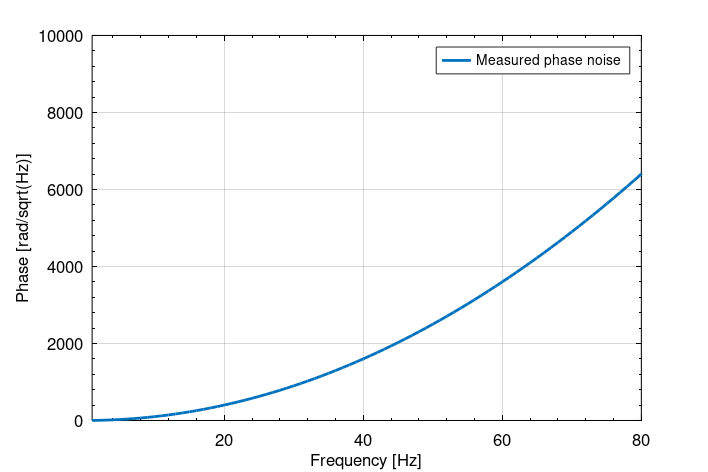
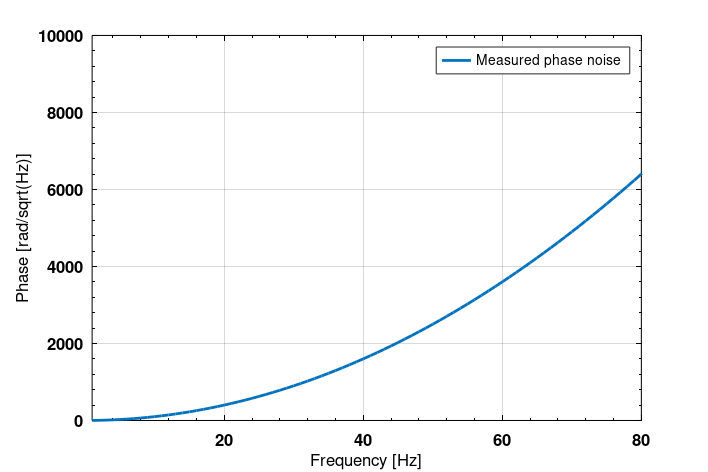

Recreate these plots in MATLAB, in order.
%----------------------------------------------------------------------------------
% Matlab example file advanced_plotting.m
%
% This script plots a simple 2D graph to screen and to file as eps and png.
% Very many plotting options are set explicitly in order to demonstrate
% the required get/set commands for customisation.
%
% Andreas Freise 20.09.2011
%----------------------------------------------------------------------------------

% reset matlab, clear all data and all variables
clear all;

%Some default settings which should really be in your startup file
% set page properties for printing
set(0,'DefaultFigurePaperUnits','centimeters');
set(0,'DefaultAxesFontSize',15);
set(0,'DefaultAxesFontWeight','bold');
set(0,'DefaultAxesFontName','helvetica')
set(0,'DefaultAxesLineWidth', 1.0);
set(0,'DefaultLineLineWidth', 2.0);
set(0,'defaultlinemarkersize',6)
set(0,'DefaultAxesGridLineStyle','-');
set(0,'DefaultAxesMinorGridLineStyle','--');
set(0,'DefaultAxesXColor',[0 0 0]);
set(0,'DefaultAxesYColor',[0 0 0]);
set(0,'defaultfigurenumbertitle','on');
set(0,'DefaultAxesLineWidth',0.5)
set(0,'DefaultFigureColor', 'w');
set(0,'DefaultFigurePosition', [100 100 800 500]);

ThinLineStyles=1;

% Creating some dummy data
x=linspace(1,100);

% Now creating the actual plot
figure
plot(x,x.*x);

% Customising the plot

set(gca, 'XLim', [1 80]);
grid on;

% Titles and subtitles can be set like this, but should not be used when exporting for a report.
% (in the report a full figure caption is required anyway).
%title('Mytitle'); 
%title(char('Mytitle','mysubtital'));

set(get(gcf,'CurrentAxes'),'FontName','Helvetica', 'FontWeight','normal', 'FontAngle', 'normal', 'FontSize',12)

L=legend('Measured phase noise');
set(L, 'FontName','Helvetica','FontWeight','normal', 'FontAngle', 'normal', 'FontSize',10) 

xlabel('Frequency [Hz]');
ylabel('Phase [rad/sqrt(Hz)]');

set(get(gca,'XLabel'), 'FontName','Helvetica','FontWeight','normal','FontAngle', 'normal', 'FontSize',12);
set(get(gca,'YLabel'), 'FontName','Helvetica','FontWeight','normal','FontAngle', 'normal', 'FontSize',12);

set(get(gcf,'CurrentAxes'),'XMinorTick','on','XMinorGrid','off')
set(get(gcf,'CurrentAxes'),'YMinorTick','on','YMinorGrid','off')

set(gcf,'PaperUnits','centimeters')
set(gcf,'PaperPosition',[2.5 14 18 12])

% output filename for eps and png plots
filename='advanced_plot';

% To creat a pdf file, plot as eps and then use `epstopdf yourfile.eps' on phymat to creatae the pdf
eval(['print -depsc2 ',filename,'.eps']); 

% now for the png plot which will probably be used
% in a talk we can set some fonts differently, e.g. bold

set(get(gcf,'CurrentAxes'),'FontName','Helvetica', 'FontWeight','bold', 'FontAngle', 'normal', 'FontSize',12)
set(legend, 'FontName','Helvetica','FontWeight','normal', 'FontAngle', 'normal', 'FontSize',10) 
set(get(gca,'XLabel'), 'FontName','Helvetica','FontWeight','normal','FontAngle', 'normal', 'FontSize',12);
set(get(gca,'YLabel'), 'FontName','Helvetica','FontWeight','normal','FontAngle', 'normal', 'FontSize',12);
set(get(gca,'YLabel'), 'FontName','Helvetica','FontWeight','normal','FontAngle', 'normal', 'FontSize',12);

% Plot png file
eval(['print -dpng ',filename,'.png']);


